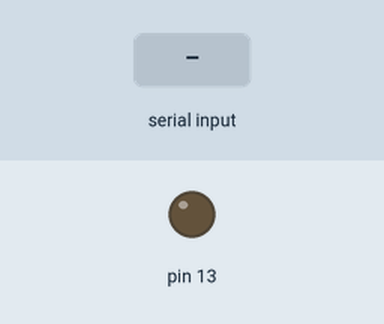
Simulated run of this sketch. Board: Arduino Uno, built with avr-gcc and run on an emulated ATmega328P. On the bench: output pins drawn as LEDs (lit = HIGH). The test bench sets the inputs (shaded band).

Above: at 1.2 s.
1.3 s: "2" received over Serial
At 2.2 s:
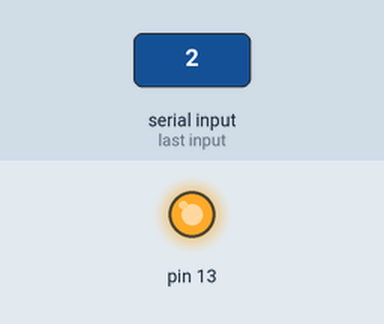
2.8 s: "3" received over Serial
At 3.3 s:
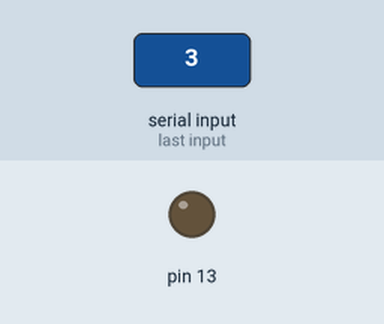
Timing chart, 0 to 5.8 s (numbered marks = the images above; inputs shaded):
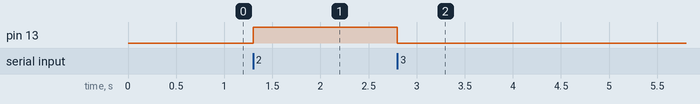

The sketch:

arduino.ino
```cpp
#include "DHT.h"
const int DHTPIN = 4;
const int DHTTYPE = DHT11;
DHT dht(DHTPIN, DHTTYPE);
void setup() {
  // put your setup code here, to run once:
  pinMode(13, OUTPUT);
  Serial.begin(115200);
  dht.begin();
}

void loop() {
  if(Serial.available()){
    char c = Serial.read();
    if (c == '2')
      digitalWrite(13, HIGH);
    if (c == '3')
      digitalWrite(13, LOW);
    if (c == '1'){
      float h = dht.readHumidity();
      Serial.print("!1:H:");
      Serial.print(h);
      Serial.print("#") ;

    }

    if (c == '0'){
      float t = dht.readTemperature();
      Serial.print("!1:T:");
      Serial.print(t);
      Serial.print("#") ;
    }
  }

}
```

Measured:
- after the input at 1.3 s, pin 13: LOW → HIGH at once
- after the input at 2.8 s, pin 13: HIGH → LOW at once
